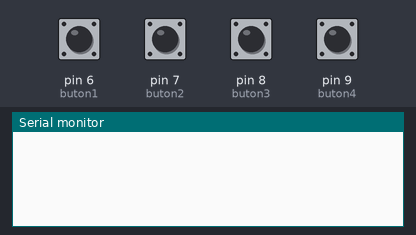
Recording of a sketch running on a simulated Arduino Uno, built with avr-gcc and run on an emulated ATmega328P. Parts: the last lines printed to the serial monitor. The test bench sets the inputs (shaded band); at power-on: pin 6 (buton1), pin 7 (buton2), pin 8 (buton3), pin 9 (buton4) LOW.

Above: at 1.2 s.
1.3 s: pin 6 (buton1) pulled HIGH for 0.15 s
At 2.6 s:
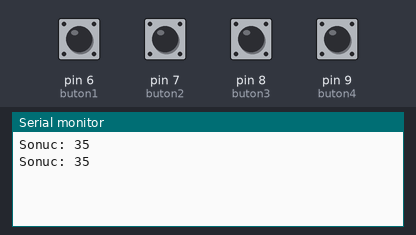
2.9 s: pin 7 (buton2) pulled HIGH for 0.15 s
At 4.2 s:
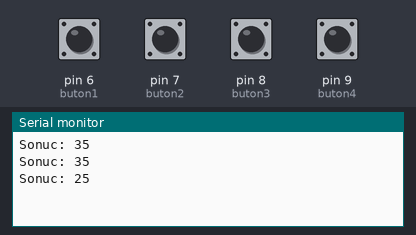
4.5 s: pin 8 (buton3) pulled HIGH for 0.15 s
At 5.0 s:
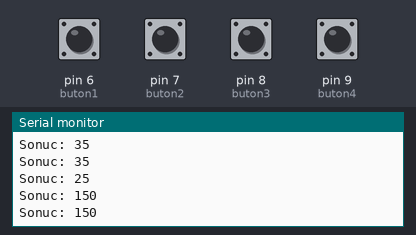
6.1 s: pin 9 (buton4) pulled HIGH for 0.15 s
At 7.6 s:
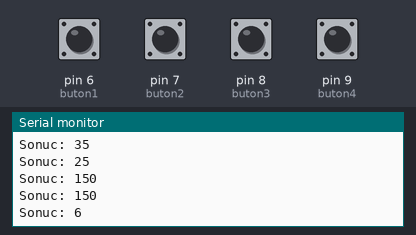
Timing chart, 0 to 8.7 s (numbered marks = the images above; inputs shaded):
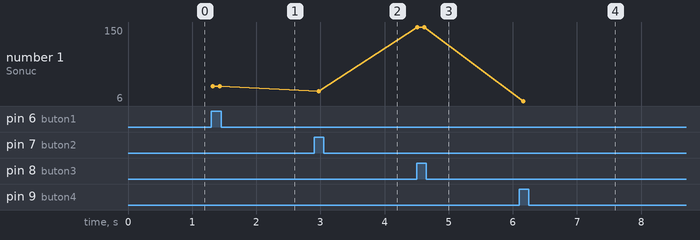

Measured:
- after the input at 1.3 s, the serial monitor: prints a new line at once (image 1)
- after the input at 2.9 s, the serial monitor: prints a new line after 0.07 s (image 2)
- after the input at 4.5 s, the serial monitor: prints a new line at once (image 3)
- after the input at 6.1 s, the serial monitor: prints a new line after 0.06 s (image 4)
- plotted number 1: 35 → 25 after the input at 2.9 s, 25 → 150 after the input at 4.5 s, 150 → 6 after the input at 6.1 s

The sketch:

05_Hesap_Makinesi.ino
```cpp
#define buton1 6
#define buton2 7
#define buton3 8
#define buton4 9
int x = 30;
int y = 5;
int sonuc = 0;
void setup() {
  Serial.begin(9600);
  pinMode(buton1,INPUT);
  pinMode(buton2,INPUT);
  pinMode(buton3,INPUT);
  pinMode(buton4,INPUT);
}
void sonucYazdir(int a){
  Serial.print("Sonuc: ");
  Serial.println(a);
}
int toplama(int a, int b){
  return a+b;
}
int cikarma(int a, int b){
  return a-b;
}
int carpma(int a, int b){
  return a*b;
}
int bolme(int a, int b){
  return a/b;
}
void loop() {
if(digitalRead(buton1)==HIGH){
  sonuc = toplama(x,y);
  sonucYazdir(sonuc);
}
else if(digitalRead(buton2)==HIGH){
  sonuc = cikarma(x,y);
  sonucYazdir(sonuc);
}
else if(digitalRead(buton3)==HIGH){
  sonuc = carpma(x,y);
  sonucYazdir(sonuc);
}
else if(digitalRead(buton4)==HIGH){
  sonuc = bolme(x,y);
  sonucYazdir(sonuc);
}

delay(110);
sonuc = 0;
}
```
